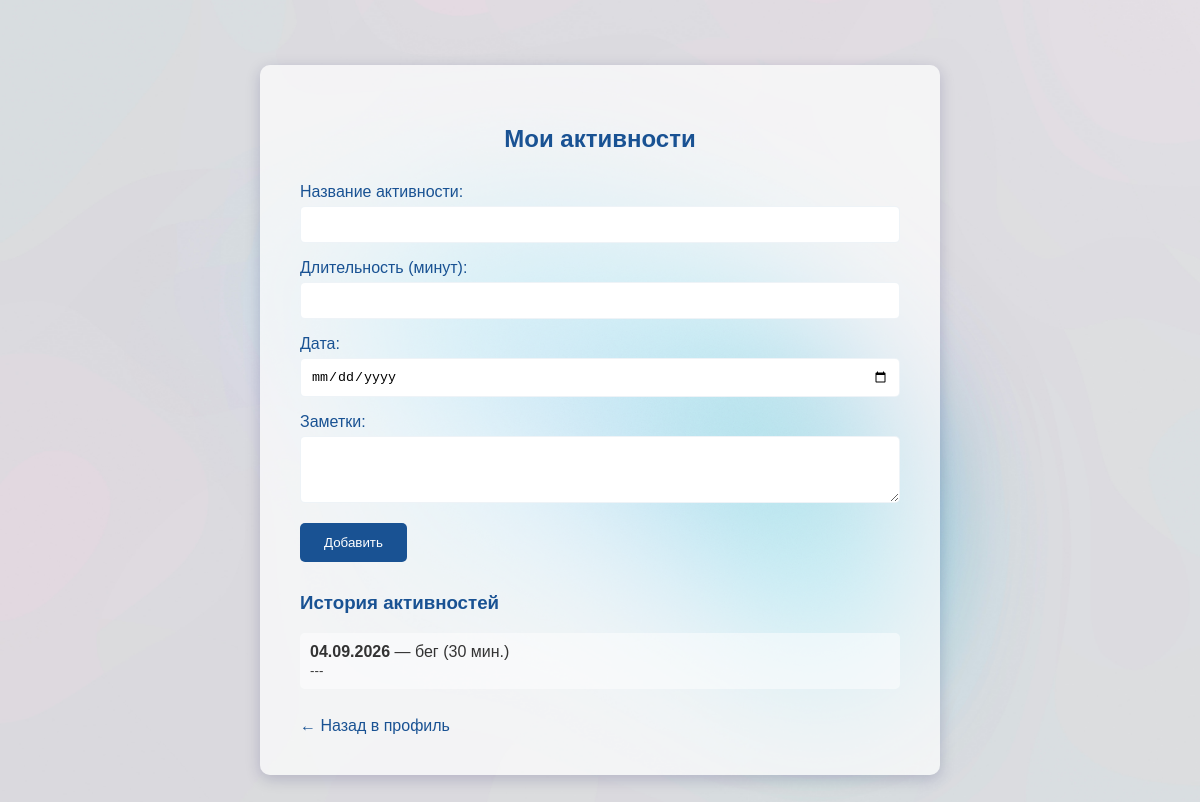
The app's page /activities/ (signed in), older data.
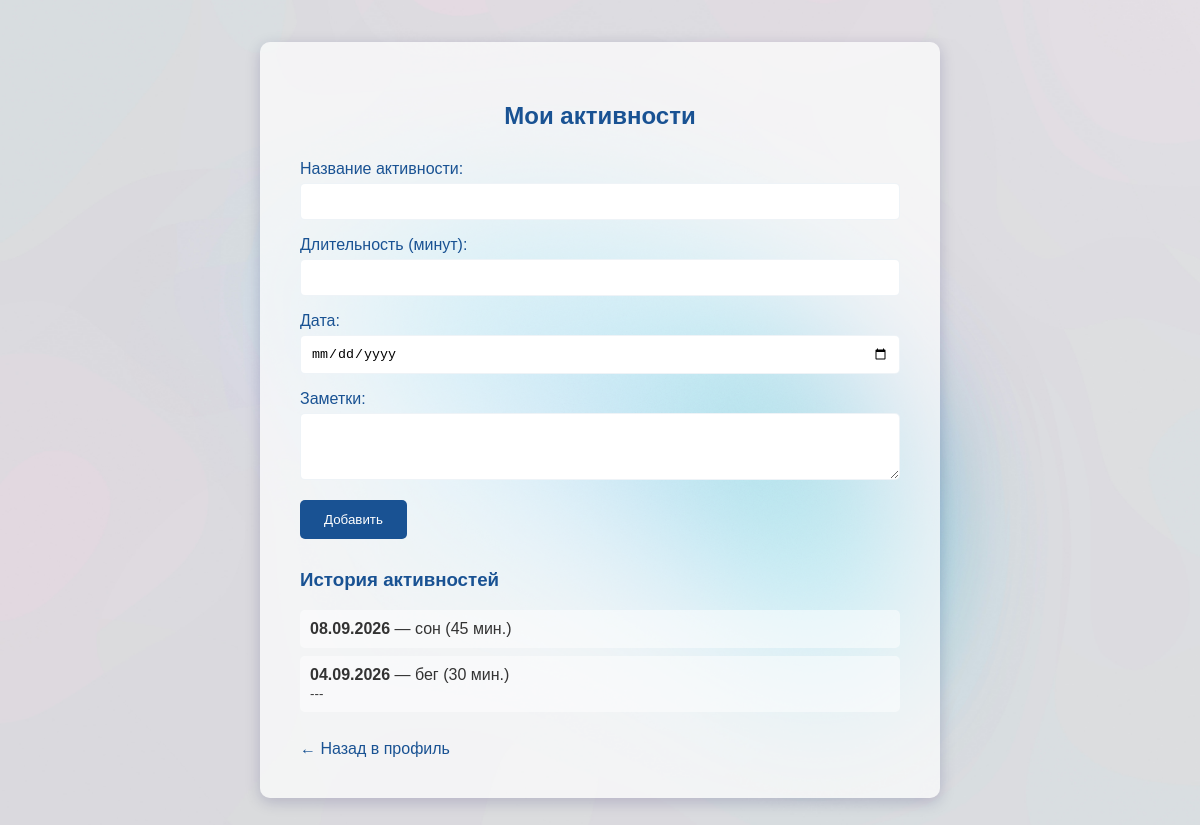
The same page, newer data.
### patients/models.py (models this page shows, shortened)
class Activity(models.Model):
    patient = models.ForeignKey(PatientProfile, on_delete=models.CASCADE, related_name='activities')
    name = models.CharField(max_length=200, verbose_name='Название активности')
    duration = models.IntegerField(verbose_name='Длительность (минут)')
    date = models.DateField(verbose_name='Дата')
    notes = models.TextField(blank=True, null=True, verbose_name='Заметки')
    class Meta:
        verbose_name = 'Активность'
        verbose_name_plural = 'Активности'
        ordering = ['-date']
    class Meta:
        ordering = ['-date']

### patients/views.py (the view)
# urls.py: path('activities/', views.activities, name='activities'),
@login_required
def activities(request):
    try:
        patient_profile = request.user.patient_profile
    except PatientProfile.DoesNotExist:
        patient_profile = None
    if request.method == 'POST':
        form = ActivityForm(request.POST)
        if form.is_valid():
            activity = form.save(commit=False)
            activity.patient = patient_profile
            activity.save()
            return redirect('activities')
    else:
        form = ActivityForm()
    activities_list = Activity.objects.filter(patient=patient_profile)
    return render(request, 'patients/activities.html', {
        'form': form,
        'activities_list': activities_list,
    })

### patients/forms.py
class ActivityForm(forms.ModelForm):
    class Meta:
        model = Activity
        fields = ['name', 'duration', 'date', 'notes']
        widgets = {
            'date': forms.DateInput(attrs={'type': 'date'}),
            'notes': forms.Textarea(attrs={'rows': 3}),
        }

### patients/templates/patients/activities.html (shortened to what this page needs)
{% load static %}
<!DOCTYPE html>
<html lang="ru">
<head>
</head>
<body>
    <div class="container">
        <h2>Мои активности</h2>
        <form method="post">
            {{ form.as_p }}
            <button type="submit" class="btn">Добавить</button>
        </form>
        <div class="activities-list">
            <h3 style="color: #195293;">История активностей</h3>
            {% for activity in activities_list %}
                <div class="activity-item">
                    <strong>{{ activity.date|date:"d.m.Y" }}</strong> — {{ activity.name }} ({{ activity.duration }} мин.)
                    {% if activity.notes %}<br><small>{{ activity.notes }}</small>{% endif %}
                </div>
            {% empty %}
                <p style="color: #195293;">Пока нет добавленных активностей.</p>
            {% endfor %}
        </div>
        <a href="{% url 'profile' %}" class="back">← Назад в профиль</a>
    </div>
</body>
</html>

Row changes from the older to the newer data that the page shows:
added Activity: date "08.09.2026", name "сон", duration "45"
